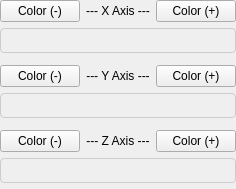
                   <widget class="QWidget" name="directionColorGradientControl_3">
                    <layout class="QGridLayout" name="gridLayout_25">
                     <property name="leftMargin">
                      <number>0</number>
                     </property>
                     <property name="topMargin">
                      <number>0</number>
                     </property>
                     <property name="rightMargin">
                      <number>0</number>
                     </property>
                     <property name="bottomMargin">
                      <number>6</number>
                     </property>
                     <item row="7" column="1">
                      <widget class="QLabel" name="label_47">
                       <property name="text">
                        <string>--- Z Axis ---</string>
                       </property>
                       <property name="alignment">
                        <set>Qt::AlignmentFlag::AlignCenter</set>
                       </property>
                      </widget>
                     </item>
                     <item row="8" column="0" colspan="3">
                      <widget class="QLabel" name="particle_label_ZAxisGradient">
                       <property name="sizePolicy">
                        <sizepolicy hsizetype="Expanding" vsizetype="Fixed">
                         <horstretch>0</horstretch>
                         <verstretch>0</verstretch>
                        </sizepolicy>
                       </property>
                       <property name="minimumSize">
                        <size>
                         <width>0</width>
                         <height>25</height>
                        </size>
                       </property>
                       <property name="styleSheet">
                        <string notr="true">border: 1px solid #ccc;
    border-radius: 4px;</string>
                       </property>
                       <property name="text">
                        <string/>
                       </property>
                      </widget>
                     </item>
                     <item row="3" column="0">
                      <widget class="QPushButton" name="particle_btn_YNegColor">
                       <property name="text">
                        <string>Color (-)</string>
                       </property>
                      </widget>
                     </item>
                     <item row="3" column="2">
                      <widget class="QPushButton" name="particle_btn_YPosColor">
                       <property name="text">
                        <string>Color (+)</string>
                       </property>
                      </widget>
                     </item>
                     <item row="6" column="1">
                      <spacer name="verticalSpacer_5">
                       <property name="orientation">
                        <enum>Qt::Orientation::Vertical</enum>
                       </property>
                       <property name="sizeType">
                        <enum>QSizePolicy::Policy::Fixed</enum>
                       </property>
                       <property name="sizeHint" stdset="0">
                        <size>
                         <width>20</width>
                         <height>6</height>
                        </size>
                       </property>
                      </spacer>
                     </item>
                     <item row="4" column="0" colspan="3">
                      <widget class="QLabel" name="particle_label_YAxisGradient">
                       <property name="sizePolicy">
                        <sizepolicy hsizetype="Expanding" vsizetype="Fixed">
                         <horstretch>0</horstretch>
                         <verstretch>0</verstretch>
                        </sizepolicy>
                       </property>
                       <property name="minimumSize">
                        <size>
                         <width>0</width>
                         <height>25</height>
                        </size>
                       </property>
                       <property name="styleSheet">
                        <string notr="true">border: 1px solid #ccc;
    border-radius: 4px;</string>
                       </property>
                       <property name="text">
                        <string/>
                       </property>
                      </widget>
                     </item>
                     <item row="2" column="1">
                      <spacer name="verticalSpacer_6">
                       <property name="orientation">
                        <enum>Qt::Orientation::Vertical</enum>
                       </property>
                       <property name="sizeType">
                        <enum>QSizePolicy::Policy::Fixed</enum>
                       </property>
                       <property name="sizeHint" stdset="0">
                        <size>
                         <width>20</width>
                         <height>6</height>
                        </size>
                       </property>
                      </spacer>
                     </item>
                     <item row="7" column="2">
                      <widget class="QPushButton" name="particle_btn_ZPosColor">
                       <property name="text">
                        <string>Color (+)</string>
                       </property>
                      </widget>
                     </item>
                     <item row="3" column="1">
                      <widget class="QLabel" name="label_48">
                       <property name="text">
                        <string>--- Y Axis ---</string>
                       </property>
                       <property name="alignment">
                        <set>Qt::AlignmentFlag::AlignCenter</set>
                       </property>
                      </widget>
                     </item>
                     <item row="0" column="1">
                      <widget class="QLabel" name="label_49">
                       <property name="text">
                        <string>--- X Axis ---</string>
                       </property>
                       <property name="alignment">
                        <set>Qt::AlignmentFlag::AlignCenter</set>
                       </property>
                      </widget>
                     </item>
                     <item row="1" column="0" colspan="3">
                      <widget class="QLabel" name="particle_label_XAxisGradient">
                       <property name="sizePolicy">
                        <sizepolicy hsizetype="Expanding" vsizetype="Fixed">
                         <horstretch>0</horstretch>
                         <verstretch>0</verstretch>
                        </sizepolicy>
                       </property>
                       <property name="minimumSize">
                        <size>
                         <width>0</width>
                         <height>25</height>
                        </size>
                       </property>
                       <property name="styleSheet">
                        <string notr="true">border: 1px solid #ccc;
    border-radius: 4px;</string>
                       </property>
                       <property name="text">
                        <string/>
                       </property>
                      </widget>
                     </item>
                     <item row="0" column="0">
                      <widget class="QPushButton" name="particle_btn_XNegColor">
                       <property name="text">
                        <string>Color (-)</string>
                       </property>
                      </widget>
                     </item>
                     <item row="0" column="2">
                      <widget class="QPushButton" name="particle_btn_XPosColor">
                       <property name="text">
                        <string>Color (+)</string>
                       </property>
                      </widget>
                     </item>
                     <item row="7" column="0">
                      <widget class="QPushButton" name="particle_btn_ZNegColor">
                       <property name="text">
                        <string>Color (-)</string>
                       </property>
                      </widget>
                     </item>
                    </layout>
                   </widget>
